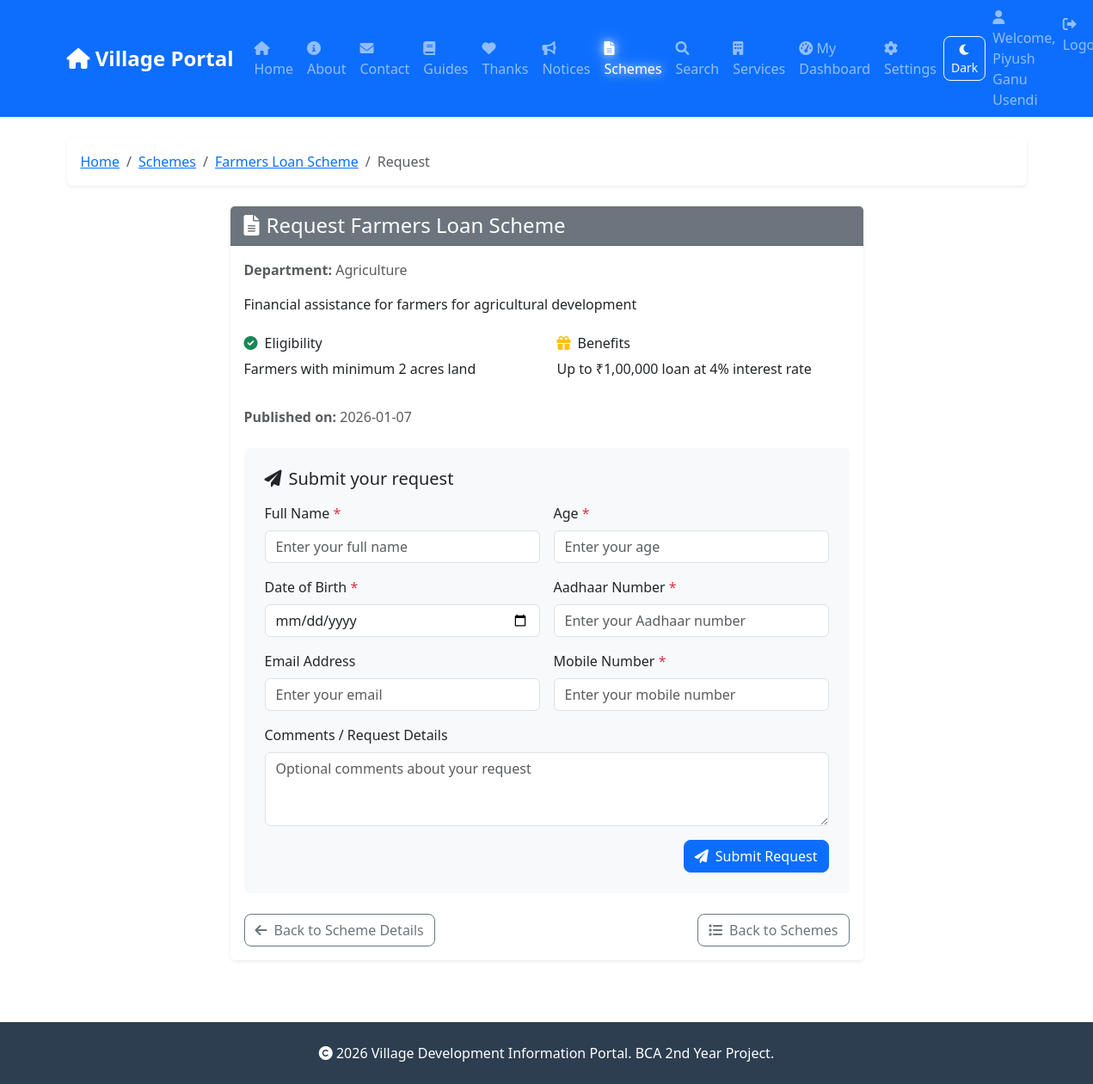
The page /schemes/request/1 (signed in) on the database as committed earlier.
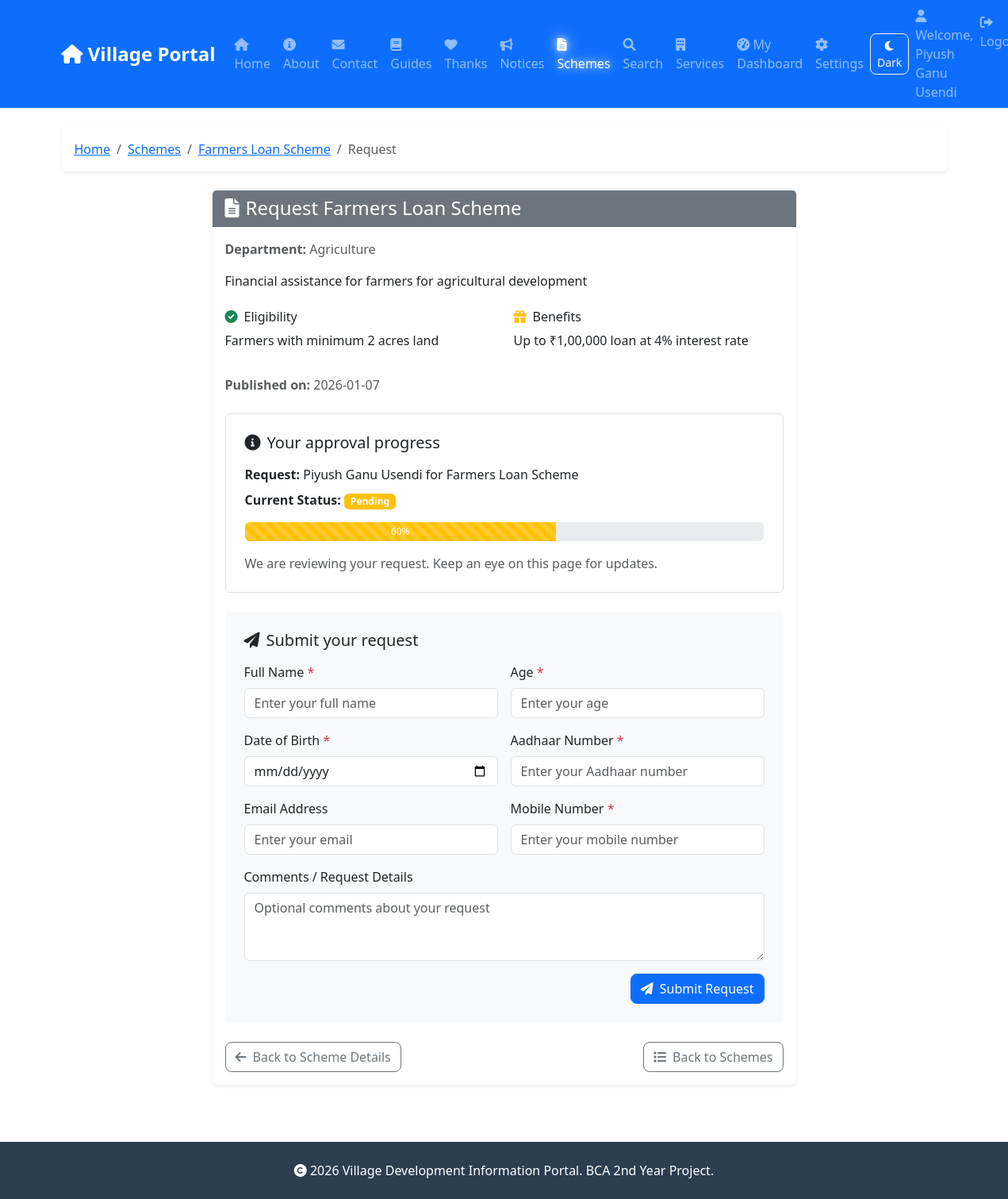
The same page on the database as committed later.
### tables this page shows
CREATE TABLE schemes (
            id INTEGER PRIMARY KEY AUTOINCREMENT,
            title TEXT NOT NULL,
            description TEXT,
            department TEXT,
            eligibility TEXT,
            benefits TEXT,
            apply_link TEXT,
            published_on TIMESTAMP DEFAULT CURRENT_TIMESTAMP
        );

CREATE TABLE beneficiaries (
            id INTEGER PRIMARY KEY AUTOINCREMENT,
            name TEXT NOT NULL,
            age INTEGER,
            gender TEXT,
            scheme_id INTEGER,
            mobile TEXT,
            status TEXT DEFAULT 'Pending',
            registered_on TIMESTAMP DEFAULT CURRENT_TIMESTAMP
        , user_id INTEGER, dob TEXT, aadhaar TEXT);

### app.py (the view)
@app.route('/schemes/request/<int:scheme_id>', methods=['GET'])
@login_required
def request_scheme(scheme_id):
    progress = None
    conn = get_db()
    cursor = conn.cursor()
    cursor.execute('SELECT * FROM schemes WHERE id = ?', (scheme_id,))
    scheme = cursor.fetchone()
    if scheme:
        cursor.execute(
            'SELECT b.*, s.title as scheme_name FROM beneficiaries b LEFT JOIN schemes s ON b.scheme_id = s.id WHERE b.user_id = ? AND b.scheme_id = ?',
            (current_user.id, scheme_id)
        )
        progress = cursor.fetchone()
    conn.close()
    if not scheme:
        flash('Scheme not found.', 'error')
        return redirect(url_for('schemes'))
    return render_template('scheme_request.html', scheme=scheme, progress=progress)

### app.py (called while the page is built)
def get_db():
    db_path = app.config.get('DATABASE', 'database.db')
    conn = sqlite3.connect(db_path)
    conn.row_factory = sqlite3.Row
    return conn

@login_manager.user_loader
def load_user(user_id):
    conn = get_db()
    cursor = conn.cursor()
    cursor.execute('SELECT * FROM users WHERE id = ?', (user_id,))
    user = cursor.fetchone()
    conn.close()
    if user:
        theme_preference = user['theme_preference'] if 'theme_preference' in user.keys() and user['theme_preference'] else 'light'
        return User(user['id'], user['name'], user['email'], user['role'], theme_preference)
    return None

### templates/scheme_request.html (shortened to what the changed rows need)
{% extends "base.html" %}
{% block content %}
<nav aria-label="breadcrumb" class="mb-4">
    <ol class="breadcrumb bg-white p-3 rounded shadow-sm">
        <li class="breadcrumb-item"><a href="{{ url_for('scheme_detail', scheme_id=scheme.id) }}">{{ scheme.title }}</a>
        </li>
    </ol>
</nav>
<div class="row justify-content-center">
    <div class="col-lg-8">
        <div class="card shadow-sm mb-4">
            <div class="card-header bg-secondary text-white">
                <h4 class="mb-0"><i class="fas fa-file-alt me-2"></i>Request {{ scheme.title }}</h4>
            </div>
            <div class="card-body">
                <p class="text-muted mb-3"><strong>Department:</strong> {{ scheme.department }}</p>
                <p class="mb-4">{{ scheme.description }}</p>
                <div class="row mb-3">
                    <div class="col-md-6">
                        <h6><i class="fas fa-check-circle text-success me-2"></i>Eligibility</h6>
                        <p>{{ scheme.eligibility }}</p>
                    </div>
                    <div class="col-md-6">
                        <h6><i class="fas fa-gift text-warning me-2"></i>Benefits</h6>
                        <p>{{ scheme.benefits }}</p>
                    </div>
                </div>
                <div class="mb-4">
                    <p class="text-muted mb-1"><strong>Published on:</strong> {{ scheme.published_on[:10] }}</p>
                </div>
                {% if progress %}
                <div class="mb-4 p-4 bg-white rounded border">
                    <h5 class="mb-3"><i class="fas fa-info-circle me-2"></i>Your approval progress</h5>
                    <p class="mb-2"><strong>Request:</strong> {{ progress.name }} for {{ scheme.title }}</p>
                    <p class="mb-3"><strong>Current Status:</strong>
                        <span
                            class="badge bg-{{ 'success' if progress.status == 'Approved' else 'warning' if progress.status == 'Pending' else 'danger' }}">
                            {{ progress.status }}
                        </span>
                    </p>
                    <div class="progress" style="height: 24px;">
                        <div class="progress-bar progress-bar-striped progress-bar-animated bg-{{ 'success' if progress.status == 'Approved' else 'warning' if progress.status == 'Pending' else 'danger' }}"
                            role="progressbar"
                            style="width: {{ 100 if progress.status == 'Approved' else 60 if progress.status == 'Pending' else 40 }}%">
                            {{ 100 if progress.status == 'Approved' else 60 if progress.status == 'Pending' else 40 }}%
                        </div>
                    </div>
                    {% if progress.status != 'Approved' %}
                    <p class="text-muted mt-3 mb-0">We are reviewing your request. Keep an eye on this page for updates.
                    </p>
                    {% else %}
                    <p class="text-muted mt-3 mb-0">Your application has been approved. Please follow the scheme
                        instructions or contact the administrator for next steps.</p>
                    {% endif %}
                </div>
                {% endif %}
                <div class="mb-4 p-4 bg-light rounded">
                    <h5 class="mb-3"><i class="fas fa-paper-plane me-2"></i>Submit your request</h5>
                    <form method="post" action="{{ url_for('submit_scheme_request') }}">
                    </form>
                </div>
                <div class="d-flex justify-content-between gap-2">
                    <a href="{{ url_for('scheme_detail', scheme_id=scheme.id) }}" class="btn btn-outline-secondary">
                        <i class="fas fa-arrow-left me-2"></i>Back to Scheme Details</a>
                    <a href="{{ url_for('schemes') }}" class="btn btn-outline-secondary">
                        <i class="fas fa-list me-2"></i>Back to Schemes</a>
                </div>
            </div>
        </div>
    </div>
</div>
{% endblock %}

Rows that differ between the two databases and show on the page:
shown differently, row unchanged: schemes "Farmers Loan Scheme": title (not shown) → "Farmers Loan Scheme"
added beneficiaries: name "Piyush Ganu Usendi", status "Pending", status "60"
Other text that changed with them:
text now shown: "Your approval progress Request: for Current Status: % We are reviewing your request. Keep an eye on this page for updates."
